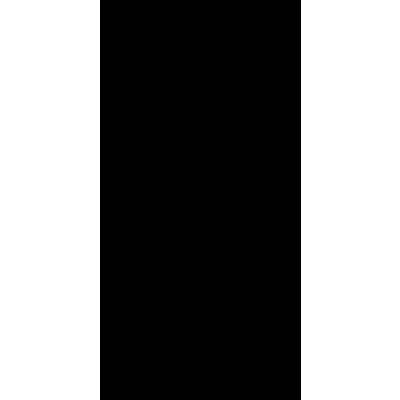
Frame 1 (no input)
Frame 60 (the mouse pressed at the canvas centre just before this capture): identical to frame 1, image omitted
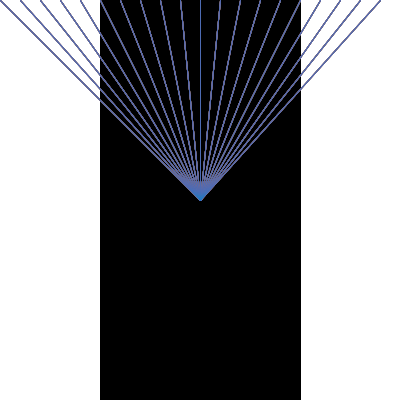
Frame 120 (the mouse held since frame 60 and released just before this capture)

The Processing sketch that drew these frames (run headless with seeded random() and noise(); from frame 60 on, the mouse is pressed at the canvas centre):

// Processing sketch: processing_50728
// ── processing_50728.pde

void setup(){
 
size(400,400);
background(255);

 fill(0);
  rect(100,0,200,400);
 


}

void draw(){
  
 
  
  int i = 0;
    int r=int(random(255));
  int g=int(random(255));
  int b=int(random(255));
  int t=int(random(100));


  



     
       if (mousePressed==true && mouseX>100 && mouseX<300){
         
 while(i<400) {
   stroke(r,g,b,t);
  line(mouseX,mouseY,i,0);
   i = i + 20;
 }}
 
 
 else{

if (mousePressed==true && (mouseX<100 || mouseX>300)){
    
   
    
 while(i<400) {
   
   stroke(r,g,b,t);
  line(mouseX,mouseY,i,400);
   i = i + 20;
 }}
}}
